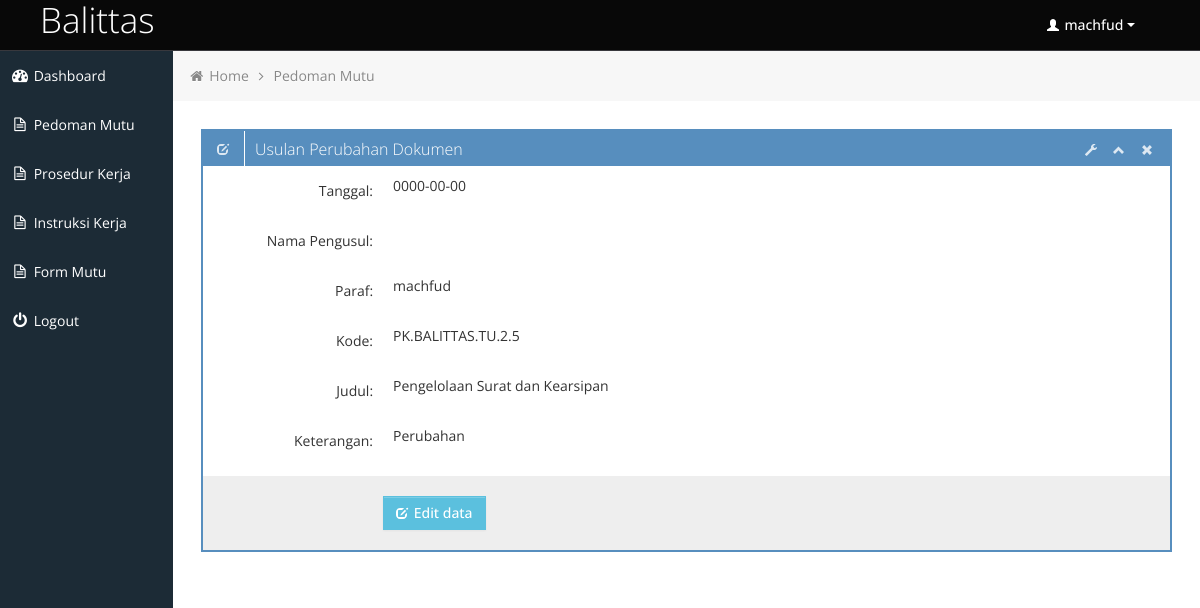
/user/view_perubahan.php?id=14 (signed in), run on the app's committed database.
### tables this page shows
CREATE TABLE `usulan_perubahan` (
  `id` int(11) NOT NULL,
  `tanggal` date NOT NULL,
  `nama_pengusul` varchar(128) NOT NULL,
  `kode` varchar(128) NOT NULL,
  `judul` varchar(128) NOT NULL,
  `keterangan` text NOT NULL,
  `id_kategori` int(11) NOT NULL,
  `id_dokumen` int(11) NOT NULL,
  `status` int(11) NOT NULL,
  `username` varchar(32) NOT NULL
);

### user/view_perubahan.php (the view, shortened to what this page needs)
<?php
	include('../koneksi.php');
	$id = $_GET['id'];
	$data = mysqli_query($koneksi ,"SELECT * FROM usulan_perubahan where id=$id");
	foreach ($data as $row){
		$tanggal = $row['tanggal'];
		$kode = $row['kode'];
		$judul = $row['judul'];
		$keterangan = $row['keterangan'];
		$id_kategori = $row['id_kategori'];
		$id_dokumen = $row['id_dokumen'];
		$username = $row['username'];
	}
?>
	<div class="row-fluid sortable">
		<div class="box span12">
			<div class="box-header" data-original-title>
				<h2><i class="halflings-icon white edit"></i><span class="break"></span>Usulan Perubahan Dokumen</h2>
				<div class="box-icon">
					<a href="#" class="btn-setting"><i class="halflings-icon white wrench"></i></a>
					<a href="#" class="btn-minimize"><i class="halflings-icon white chevron-up"></i></a>
					<a href="#" class="btn-close"><i class="halflings-icon white remove"></i></a>
				</div>
			</div>
			<div class="box-content">
				<form class="form-horizontal" method="post" action="#" enctype="multipart/form-data">
					<fieldset>
						<div class="control-group">
						<label class="control-label" for="focusedInput">Tanggal:</label>
						<div class="controls">
							<p><?php echo $tanggal?></p>
						</div>
						</div>
						<div class="control-group">
						<label class="control-label" for="focusedInput">Nama Pengusul:</label>
						</div>
						<div class="control-group">
						<label class="control-label" for="focusedInput">Paraf:</label>
						<div class="controls">
							<?php echo $username?>
						</div>
						</div>
						<div class="control-group">
						<label class="control-label" for="focusedInput">Kode:</label>
						<div class="controls">
							<?php echo $kode?>
						</div>
						</div>
						<div class="control-group">
						<label class="control-label" for="focusedInput">Judul:</label>
						<div class="controls">
							<?php echo $judul?>
						</div>
						</div>
                        <div class="control-group">
						<label class="control-label" for="focusedInput">Keterangan:</label>
						<div class="controls">
							<?php echo $keterangan?>
						</div>
						</div>
						<div class="form-actions">
						<?php
							if($id_kategori==1){
								$link = "edit_pedoman_mutu.php?uID=".$id_dokumen."&usulan=".$id;
							}else if($id_kategori==2){
								$link = "edit_prosedur_kerja.php?uID=".$id_dokumen."&usulan=".$id;
							}else if($id_kategori==3){
								$link = "edit_instruksi_kerja.php?uID=".$id_dokumen."&usulan=".$id;
							}else{
								$link = "edit_form_mutu.php?uID=".$id_dokumen."&usulan=".$id;
							}
						?>
						<a class="btn btn-info" href="<?php echo $link?>">
							<i class="halflings-icon white edit"></i> Edit data
						</a>
						</div>
					</fieldset>
				</form>
			</div>
		</div>
	</div>

### user/css/style.css (style rules this page uses)
body { background: #F5F5F5; color: #333; border: none; font-family: 'Open Sans', sans-serif; font-weight: 400; }
a { color: #646464; }
h2 { font-size: 16px; line-height: 16px; }
.box { border: 2px solid #578EBE; background: #fff !important; margin-bottom: 28px; }
.box-header { height: 16px; font-size: 16px; line-height: 16px; padding: 10px; background: #578EBE; -webkit-box-shadow: none; -moz-box-shadow: none; box-shadow: none; overflow: hidden; }
.box-header h2 { float:left; margin-top: 0px; font-weight: 300; }
.box-header .box-icon, .box-header h2 { color:#fff; }
.box-header h2 i { margin: 0px 3px 0px 4px; opacity: .8; filter: alpha(opacity=80); -ms-filter:"progid:DXImageTransform.Microsoft.Alpha(Opacity=80)"; }
.box-header .box-icon { float:right; margin-top: 1px; }
.box-header .box-icon i { -webkit-transition: all 0.1s ease-in-out; -moz-transition: all 0.1s ease-in-out; -o-transition: all 0.1s ease-in-out; -ms-transition: all 0.1s ease-in-out; transition: all 0.1s ease-in-out; opacity: .8; filter: alpha(opacity=80); -ms-filter:"progid:DXImageTransform.Microsoft.Alpha(Opacity=80)"; }
.box-header .box-icon a { margin: 0px 5px; }
.box-content { position: relative; z-index: 50; margin-top: -1px; padding: 10px; background: #fff !important; }
.form-actions { padding: 19px 20px 20px; margin: 20px -10px -30px -10px; background-color: #eee; border-top: 1px solid #eee; *zoom: 1; }
.form-actions:before, .form-actions:after { display: table; line-height: 0; content: ""; }
.form-actions:after { clear: both; }
.btn { display: inline-block; padding: 6px 12px; margin-bottom: 0; font-size: 14px; font-weight: 500; line-height: 20px; text-align: center; white-space: nowrap; vertical-align: middle; cursor: pointer; border: 1px solid #a7a9aa; -webkit-border-radius: 0px !important; border-radius: 0px !important; }
.btn i { margin-top: 2px; }
.btn { color: #ffffff; background-color: #a7a9aa; border-color: #a7a9aa; background-image: none; filter: none; text-shadow: none; }
.btn-info { background-color: #5bc0de; border-color: #5bc0de; }

### user/css/halflings.css (style rules this page uses)
html, html .halflings { -webkit-font-smoothing: antialiased !important; }
.halflings-icon { display: inline-block; width: 14px; height: 14px; line-height: 14px; vertical-align: text-top; background-image: url(../img/glyphicons_halflings.svg); background-position: 0 0; background-repeat: no-repeat; vertical-align: top; *display: inline; *zoom: 1; *margin-right: .3em; }
.halflings-icon.white { background-image: url(../img/glyphicons_halflings-white.svg); }
.halflings-icon.remove { background-position: -312px 0; }
.halflings-icon.edit { background-position: -96px -72px; }
.halflings-icon.chevron-up { background-position: -288px -120px; }
.halflings-icon.wrench { background-position: -360px -144px; }

### user/css/style-forms.css (style rules this page uses)
.form-actions { padding: 19px 20px 20px; margin-top: 20px; margin-bottom: 20px; background-color: #f5f5f5; border-top: 1px solid #e5e5e5; *zoom: 1; }
.form-actions:before, .form-actions:after { display: table; line-height: 0; content: ""; }
.form-actions:after { clear: both; }
.control-group { margin-bottom: 10px; }
.form-horizontal .control-group { margin-bottom: 20px; *zoom: 1; }
.form-horizontal .control-group:before, .form-horizontal .control-group:after { display: table; line-height: 0; content: ""; }
.form-horizontal .control-group:after { clear: both; }
.form-horizontal .control-label { float: left; width: 160px; padding-top: 5px; text-align: right; }
.form-horizontal .controls { *display: inline-block; *padding-left: 20px; margin-left: 180px; *margin-left: 0; }
.form-horizontal .form-actions { padding-left: 180px; }

### data on the page
usulan_perubahan: tanggal "0000-00-00", username "machfud", kode "PK.BALITTAS.TU.2.5", judul "Pengelolaan Surat dan Kearsipan", keterangan "Perubahan"

### other printed values
$_SESSION['username'] "machfud"
